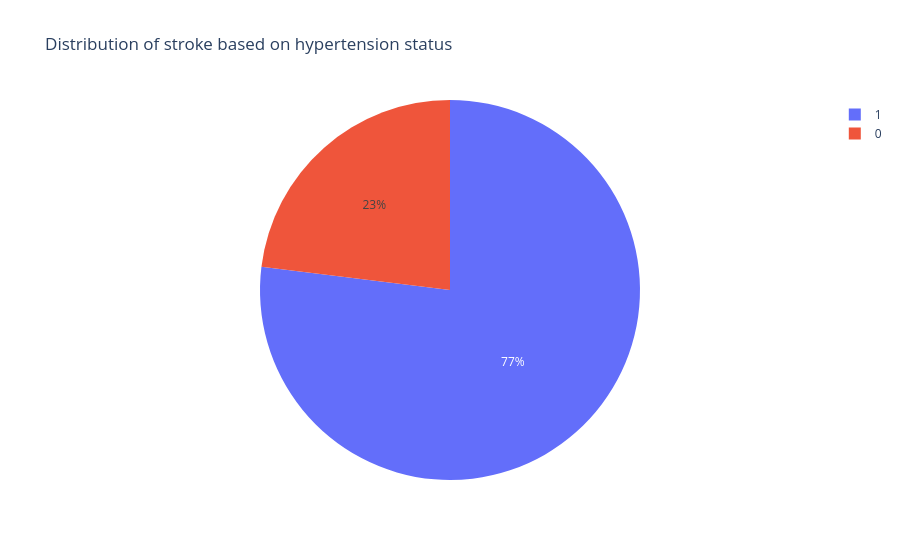

This figure's notebook cell:
### Code cell
hypertension = df.groupby(df['hypertension'])['stroke'].mean()
data_hypertension =  pd.DataFrame({'labels':hypertension.index,
                          'values':hypertension.values})
fig= px.pie(data_hypertension,values='values',names='labels',title='Distribution of stroke based on hypertension status')
fig.show()

### Figure 1 — Plotly figure (JSON) as saved in the notebook; plotly's stock layout.template omitted (floating-point values rounded to 4 significant figures)
{"data": [{"domain": {"x": [0, 1], "y": [0, 1]}, "hovertemplate": "labels=%{label}<br>value=%{value}<extra></extra>", "labels": [0, 1], "legendgroup": "", "name": "", "showlegend": true, "type": "pie", "values": [0.03969, 0.1325]}], "layout": {"legend": {"tracegroupgap": 0}, "title": {"text": "Distribution of stroke based on hypertension status"}}}
